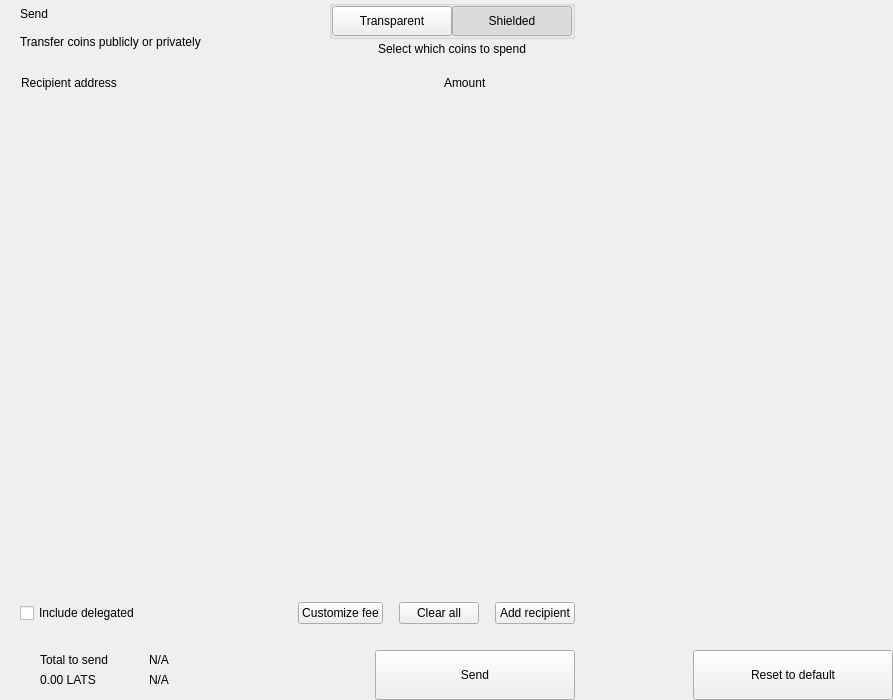
<?xml version="1.0" encoding="UTF-8"?>
<ui version="4.0">
 <class>send</class>
 <widget class="QWidget" name="send">
  <property name="geometry">
   <rect>
    <x>0</x>
    <y>0</y>
    <width>893</width>
    <height>700</height>
   </rect>
  </property>
  <property name="windowTitle">
   <string notr="true">N/A</string>
  </property>
  <layout class="QHBoxLayout" name="horizontalLayout_2" stretch="2,1">
   <property name="spacing">
    <number>0</number>
   </property>
   <property name="leftMargin">
    <number>0</number>
   </property>
   <property name="topMargin">
    <number>0</number>
   </property>
   <property name="rightMargin">
    <number>0</number>
   </property>
   <property name="bottomMargin">
    <number>0</number>
   </property>
   <item>
    <widget class="QWidget" name="left" native="true">
     <layout class="QVBoxLayout" name="verticalLayout_3">
      <property name="spacing">
       <number>0</number>
      </property>
      <property name="leftMargin">
       <number>0</number>
      </property>
      <property name="topMargin">
       <number>0</number>
      </property>
      <property name="rightMargin">
       <number>0</number>
      </property>
      <property name="bottomMargin">
       <number>0</number>
      </property>
      <item>
       <layout class="QVBoxLayout" name="verticalLayout_22" stretch="0,0,0,1,0,0,0,0">
        <property name="spacing">
         <number>0</number>
        </property>
        <item>
         <layout class="QHBoxLayout" name="horizontalLayout_3">
          <property name="spacing">
           <number>0</number>
          </property>
          <property name="leftMargin">
           <number>20</number>
          </property>
          <property name="rightMargin">
           <number>20</number>
          </property>
          <item>
           <layout class="QVBoxLayout" name="verticalLayout">
            <property name="spacing">
             <number>0</number>
            </property>
            <item>
             <widget class="QLabel" name="labelTitle">
              <property name="text">
               <string>Send</string>
              </property>
              <property name="alignment">
               <set>Qt::AlignLeading|Qt::AlignLeft|Qt::AlignVCenter</set>
              </property>
             </widget>
            </item>
            <item>
             <widget class="QLabel" name="labelSubtitle1">
              <property name="text">
               <string>Transfer coins publicly or privately</string>
              </property>
             </widget>
            </item>
           </layout>
          </item>
          <item>
           <spacer name="horizontalSpacer">
            <property name="orientation">
             <enum>Qt::Horizontal</enum>
            </property>
            <property name="sizeHint" stdset="0">
             <size>
              <width>40</width>
              <height>20</height>
             </size>
            </property>
           </spacer>
          </item>
          <item>
           <layout class="QVBoxLayout" name="verticalLayout_6">
            <property name="spacing">
             <number>3</number>
            </property>
            <item alignment="Qt::AlignHCenter">
             <widget class="QGroupBox" name="groupBox">
              <property name="styleSheet">
               <string notr="true">#groupBox{
padding-top:2px;
}</string>
              </property>
              <property name="title">
               <string/>
              </property>
              <property name="alignment">
               <set>Qt::AlignCenter</set>
              </property>
              <layout class="QHBoxLayout" name="horizontalLayout_4">
               <property name="spacing">
                <number>0</number>
               </property>
               <property name="leftMargin">
                <number>0</number>
               </property>
               <property name="topMargin">
                <number>0</number>
               </property>
               <property name="rightMargin">
                <number>0</number>
               </property>
               <property name="bottomMargin">
                <number>0</number>
               </property>
               <item>
                <widget class="QPushButton" name="pushLeft">
                 <property name="minimumSize">
                  <size>
                   <width>120</width>
                   <height>30</height>
                  </size>
                 </property>
                 <property name="maximumSize">
                  <size>
                   <width>120</width>
                   <height>30</height>
                  </size>
                 </property>
                 <property name="focusPolicy">
                  <enum>Qt::NoFocus</enum>
                 </property>
                 <property name="text">
                  <string>Transparent</string>
                 </property>
                 <property name="checkable">
                  <bool>true</bool>
                 </property>
                 <property name="autoExclusive">
                  <bool>true</bool>
                 </property>
                </widget>
               </item>
               <item>
                <widget class="QPushButton" name="pushRight">
                 <property name="minimumSize">
                  <size>
                   <width>120</width>
                   <height>30</height>
                  </size>
                 </property>
                 <property name="maximumSize">
                  <size>
                   <width>120</width>
                   <height>30</height>
                  </size>
                 </property>
                 <property name="focusPolicy">
                  <enum>Qt::NoFocus</enum>
                 </property>
                 <property name="text">
                  <string>Shielded</string>
                 </property>
                 <property name="checkable">
                  <bool>true</bool>
                 </property>
                 <property name="checked">
                  <bool>true</bool>
                 </property>
                 <property name="autoExclusive">
                  <bool>true</bool>
                 </property>
                </widget>
               </item>
              </layout>
             </widget>
            </item>
            <item alignment="Qt::AlignHCenter|Qt::AlignTop">
             <widget class="QLabel" name="labelSubtitle2">
              <property name="styleSheet">
               <string notr="true"/>
              </property>
              <property name="text">
               <string>Select which coins to spend</string>
              </property>
              <property name="alignment">
               <set>Qt::AlignCenter</set>
              </property>
              <property name="indent">
               <number>0</number>
              </property>
             </widget>
            </item>
           </layout>
          </item>
         </layout>
        </item>
        <item>
         <spacer name="verticalSpacer_2">
          <property name="orientation">
           <enum>Qt::Vertical</enum>
          </property>
          <property name="sizeType">
           <enum>QSizePolicy::Fixed</enum>
          </property>
          <property name="sizeHint" stdset="0">
           <size>
            <width>20</width>
            <height>20</height>
           </size>
          </property>
         </spacer>
        </item>
        <item>
         <layout class="QHBoxLayout" name="horizontalLayout" stretch="6,0,2">
          <property name="spacing">
           <number>0</number>
          </property>
          <property name="leftMargin">
           <number>10</number>
          </property>
          <property name="topMargin">
           <number>0</number>
          </property>
          <property name="rightMargin">
           <number>20</number>
          </property>
          <property name="bottomMargin">
           <number>0</number>
          </property>
          <item>
           <widget class="QLabel" name="labelSubtitleAddress">
            <property name="styleSheet">
             <string notr="true">margin-left:8px;</string>
            </property>
            <property name="text">
             <string>Recipient address</string>
            </property>
           </widget>
          </item>
          <item>
           <spacer name="horizontalSpacer_3">
            <property name="orientation">
             <enum>Qt::Horizontal</enum>
            </property>
            <property name="sizeType">
             <enum>QSizePolicy::Fixed</enum>
            </property>
            <property name="sizeHint" stdset="0">
             <size>
              <width>40</width>
              <height>1</height>
             </size>
            </property>
           </spacer>
          </item>
          <item>
           <widget class="QLabel" name="labelSubtitleAmount">
            <property name="text">
             <string>Amount</string>
            </property>
           </widget>
          </item>
         </layout>
        </item>
        <item>
         <widget class="QScrollArea" name="scrollArea">
          <property name="minimumSize">
           <size>
            <width>0</width>
            <height>350</height>
           </size>
          </property>
          <property name="styleSheet">
           <string notr="true">#scrollArea {
            background:transparent;
            margin-top:10px;
}</string>
          </property>
          <property name="horizontalScrollBarPolicy">
           <enum>Qt::ScrollBarAlwaysOff</enum>
          </property>
          <property name="sizeAdjustPolicy">
           <enum>QAbstractScrollArea::AdjustIgnored</enum>
          </property>
          <property name="widgetResizable">
           <bool>true</bool>
          </property>
          <property name="alignment">
           <set>Qt::AlignLeading|Qt::AlignLeft|Qt::AlignTop</set>
          </property>
          <widget class="QWidget" name="scrollAreaWidgetContents">
           <property name="geometry">
            <rect>
             <x>0</x>
             <y>0</y>
             <width>591</width>
             <height>16</height>
            </rect>
           </property>
           <property name="sizePolicy">
            <sizepolicy hsizetype="Preferred" vsizetype="Maximum">
             <horstretch>0</horstretch>
             <verstretch>0</verstretch>
            </sizepolicy>
           </property>
           <property name="autoFillBackground">
            <bool>false</bool>
           </property>
           <property name="styleSheet">
            <string notr="true">#scrollAreaWidgetContents {
             background:transparent;
             }</string>
           </property>
           <layout class="QVBoxLayout" name="verticalLayout_7">
            <property name="spacing">
             <number>0</number>
            </property>
            <property name="sizeConstraint">
             <enum>QLayout::SetDefaultConstraint</enum>
            </property>
            <property name="leftMargin">
             <number>0</number>
            </property>
            <property name="topMargin">
             <number>0</number>
            </property>
            <property name="rightMargin">
             <number>0</number>
            </property>
            <property name="bottomMargin">
             <number>0</number>
            </property>
           </layout>
          </widget>
         </widget>
        </item>
        <item>
         <spacer name="verticalSpacer_4">
          <property name="orientation">
           <enum>Qt::Vertical</enum>
          </property>
          <property name="sizeType">
           <enum>QSizePolicy::Fixed</enum>
          </property>
          <property name="sizeHint" stdset="0">
           <size>
            <width>20</width>
            <height>20</height>
           </size>
          </property>
         </spacer>
        </item>
        <item>
         <layout class="QHBoxLayout" name="horizontalLayout_20">
          <property name="spacing">
           <number>6</number>
          </property>
          <property name="leftMargin">
           <number>20</number>
          </property>
          <property name="rightMargin">
           <number>20</number>
          </property>
          <item>
           <widget class="QCheckBox" name="checkBoxDelegations">
            <property name="layoutDirection">
             <enum>Qt::LeftToRight</enum>
            </property>
            <property name="text">
             <string>Include delegated</string>
            </property>
           </widget>
          </item>
          <item>
           <spacer name="horizontalSpacer_4">
            <property name="orientation">
             <enum>Qt::Horizontal</enum>
            </property>
            <property name="sizeHint" stdset="0">
             <size>
              <width>10</width>
              <height>20</height>
             </size>
            </property>
           </spacer>
          </item>
          <item>
           <widget class="QPushButton" name="pushButtonFee">
            <property name="focusPolicy">
             <enum>Qt::NoFocus</enum>
            </property>
            <property name="text">
             <string>Customize fee</string>
            </property>
           </widget>
          </item>
          <item>
           <spacer name="horizontalSpacer_11">
            <property name="orientation">
             <enum>Qt::Horizontal</enum>
            </property>
            <property name="sizeType">
             <enum>QSizePolicy::Minimum</enum>
            </property>
            <property name="sizeHint" stdset="0">
             <size>
              <width>10</width>
              <height>20</height>
             </size>
            </property>
           </spacer>
          </item>
          <item>
           <widget class="QPushButton" name="pushButtonClear">
            <property name="focusPolicy">
             <enum>Qt::NoFocus</enum>
            </property>
            <property name="layoutDirection">
             <enum>Qt::RightToLeft</enum>
            </property>
            <property name="text">
             <string>Clear all</string>
            </property>
           </widget>
          </item>
          <item>
           <spacer name="horizontalSpacer_6">
            <property name="orientation">
             <enum>Qt::Horizontal</enum>
            </property>
            <property name="sizeType">
             <enum>QSizePolicy::Fixed</enum>
            </property>
            <property name="sizeHint" stdset="0">
             <size>
              <width>10</width>
              <height>20</height>
             </size>
            </property>
           </spacer>
          </item>
          <item>
           <widget class="QPushButton" name="pushButtonAddRecipient">
            <property name="focusPolicy">
             <enum>Qt::NoFocus</enum>
            </property>
            <property name="text">
             <string>Add recipient</string>
            </property>
           </widget>
          </item>
         </layout>
        </item>
        <item>
         <spacer name="verticalSpacer">
          <property name="orientation">
           <enum>Qt::Vertical</enum>
          </property>
          <property name="sizeType">
           <enum>QSizePolicy::Fixed</enum>
          </property>
          <property name="sizeHint" stdset="0">
           <size>
            <width>20</width>
            <height>16</height>
           </size>
          </property>
         </spacer>
        </item>
        <item>
         <layout class="QHBoxLayout" name="horizontalLayout_7">
          <property name="rightMargin">
           <number>20</number>
          </property>
          <item>
           <layout class="QHBoxLayout" name="horizontalLayout_10">
            <property name="spacing">
             <number>0</number>
            </property>
            <property name="leftMargin">
             <number>8</number>
            </property>
            <item>
             <widget class="QStackedWidget" name="stackedWidget">
              <property name="minimumSize">
               <size>
                <width>0</width>
                <height>60</height>
               </size>
              </property>
              <property name="maximumSize">
               <size>
                <width>16777215</width>
                <height>60</height>
               </size>
              </property>
              <widget class="QWidget" name="page1">
               <layout class="QVBoxLayout" name="verticalLayout_71" stretch="0">
                <property name="spacing">
                 <number>6</number>
                </property>
                <property name="leftMargin">
                 <number>12</number>
                </property>
                <property name="topMargin">
                 <number>0</number>
                </property>
                <property name="rightMargin">
                 <number>0</number>
                </property>
                <property name="bottomMargin">
                 <number>0</number>
                </property>
                <item>
                 <widget class="QWidget" name="coinWidget" native="true">
                  <property name="minimumSize">
                   <size>
                    <width>0</width>
                    <height>60</height>
                   </size>
                  </property>
                  <property name="maximumSize">
                   <size>
                    <width>16777215</width>
                    <height>60</height>
                   </size>
                  </property>
                  <layout class="QHBoxLayout" name="horizontalLayout_9">
                   <property name="spacing">
                    <number>0</number>
                   </property>
                   <property name="leftMargin">
                    <number>20</number>
                   </property>
                   <property name="topMargin">
                    <number>10</number>
                   </property>
                   <property name="rightMargin">
                    <number>20</number>
                   </property>
                   <property name="bottomMargin">
                    <number>10</number>
                   </property>
                   <item>
                    <layout class="QVBoxLayout" name="verticalSend">
                     <property name="spacing">
                      <number>0</number>
                     </property>
                     <item>
                      <widget class="QLabel" name="labelTitleTotalSend">
                       <property name="text">
                        <string>Total to send</string>
                       </property>
                      </widget>
                     </item>
                     <item>
                      <widget class="QLabel" name="labelAmountSend">
                       <property name="text">
                        <string notr="true">0.00 LATS</string>
                       </property>
                      </widget>
                     </item>
                    </layout>
                   </item>
                   <item>
                    <spacer name="horizontalSpacer_9">
                     <property name="orientation">
                      <enum>Qt::Horizontal</enum>
                     </property>
                     <property name="sizeType">
                      <enum>QSizePolicy::Fixed</enum>
                     </property>
                     <property name="sizeHint" stdset="0">
                      <size>
                       <width>20</width>
                       <height>20</height>
                      </size>
                     </property>
                    </spacer>
                   </item>
                   <item>
                    <widget class="QLabel" name="labelLine">
                     <property name="minimumSize">
                      <size>
                       <width>1</width>
                       <height>0</height>
                      </size>
                     </property>
                     <property name="maximumSize">
                      <size>
                       <width>1</width>
                       <height>16777215</height>
                      </size>
                     </property>
                     <property name="text">
                      <string/>
                     </property>
                    </widget>
                   </item>
                   <item>
                    <spacer name="horizontalSpacer_10">
                     <property name="orientation">
                      <enum>Qt::Horizontal</enum>
                     </property>
                     <property name="sizeType">
                      <enum>QSizePolicy::Fixed</enum>
                     </property>
                     <property name="sizeHint" stdset="0">
                      <size>
                       <width>20</width>
                       <height>20</height>
                      </size>
                     </property>
                    </spacer>
                   </item>
                   <item>
                    <layout class="QVBoxLayout" name="verticalRemaining">
                     <property name="spacing">
                      <number>0</number>
                     </property>
                     <item>
                      <widget class="QLabel" name="labelTitleTotalRemaining">
                       <property name="text">
                        <string notr="true">N/A</string>
                       </property>
                      </widget>
                     </item>
                     <item>
                      <widget class="QLabel" name="labelAmountRemaining">
                       <property name="text">
                        <string notr="true">N/A</string>
                       </property>
                      </widget>
                     </item>
                    </layout>
                   </item>
                  </layout>
                 </widget>
                </item>
               </layout>
              </widget>
              <widget class="QWidget" name="page_2"/>
             </widget>
            </item>
           </layout>
          </item>
          <item>
           <spacer name="horizontalSpacer_5">
            <property name="orientation">
             <enum>Qt::Horizontal</enum>
            </property>
            <property name="sizeType">
             <enum>QSizePolicy::Expanding</enum>
            </property>
            <property name="sizeHint" stdset="0">
             <size>
              <width>40</width>
              <height>20</height>
             </size>
            </property>
           </spacer>
          </item>
          <item alignment="Qt::AlignBottom">
           <widget class="QPushButton" name="pushButtonSave">
            <property name="minimumSize">
             <size>
              <width>200</width>
              <height>50</height>
             </size>
            </property>
            <property name="maximumSize">
             <size>
              <width>200</width>
              <height>50</height>
             </size>
            </property>
            <property name="focusPolicy">
             <enum>Qt::NoFocus</enum>
            </property>
            <property name="text">
             <string>Send</string>
            </property>
           </widget>
          </item>
         </layout>
        </item>
       </layout>
      </item>
     </layout>
    </widget>
   </item>
   <item>
    <widget class="QWidget" name="right" native="true">
     <layout class="QVBoxLayout" name="verticalLayout_5">
      <property name="leftMargin">
       <number>0</number>
      </property>
      <property name="topMargin">
       <number>0</number>
      </property>
      <property name="rightMargin">
       <number>0</number>
      </property>
      <property name="bottomMargin">
       <number>0</number>
      </property>
      <item>
       <layout class="QVBoxLayout" name="verticalLayout_4">
        <property name="spacing">
         <number>6</number>
        </property>
        <item>
         <widget class="OptionButton" name="btnCoinControl" native="true">
          <property name="minimumSize">
           <size>
            <width>0</width>
            <height>50</height>
           </size>
          </property>
         </widget>
        </item>
        <item>
         <widget class="OptionButton" name="btnChangeAddress" native="true">
          <property name="minimumSize">
           <size>
            <width>0</width>
            <height>50</height>
           </size>
          </property>
         </widget>
        </item>
        <item>
         <widget class="OptionButton" name="btnUri" native="true">
          <property name="minimumSize">
           <size>
            <width>0</width>
            <height>50</height>
           </size>
          </property>
         </widget>
        </item>
        <item>
         <widget class="OptionButton" name="btnShieldCoins" native="true">
          <property name="minimumSize">
           <size>
            <width>0</width>
            <height>50</height>
           </size>
          </property>
         </widget>
        </item>
        <item>
         <spacer name="verticalSpacer_5">
          <property name="orientation">
           <enum>Qt::Vertical</enum>
          </property>
          <property name="sizeHint" stdset="0">
           <size>
            <width>20</width>
            <height>40</height>
           </size>
          </property>
         </spacer>
        </item>
        <item>
         <layout class="QHBoxLayout" name="horizontalLayout_8">
          <item>
           <spacer name="horizontalSpacer_7">
            <property name="orientation">
             <enum>Qt::Horizontal</enum>
            </property>
            <property name="sizeHint" stdset="0">
             <size>
              <width>40</width>
              <height>20</height>
             </size>
            </property>
           </spacer>
          </item>
          <item>
           <widget class="QPushButton" name="pushButtonReset">
            <property name="minimumSize">
             <size>
              <width>200</width>
              <height>50</height>
             </size>
            </property>
            <property name="maximumSize">
             <size>
              <width>200</width>
              <height>50</height>
             </size>
            </property>
            <property name="focusPolicy">
             <enum>Qt::NoFocus</enum>
            </property>
            <property name="text">
             <string>Reset to default</string>
            </property>
           </widget>
          </item>
         </layout>
        </item>
       </layout>
      </item>
     </layout>
    </widget>
   </item>
  </layout>
 </widget>
 <customwidgets>
  <customwidget>
   <class>OptionButton</class>
   <extends>QWidget</extends>
   <header>qt/lats/optionbutton.h</header>
   <container>1</container>
  </customwidget>
 </customwidgets>
 <resources/>
 <connections/>
</ui>
